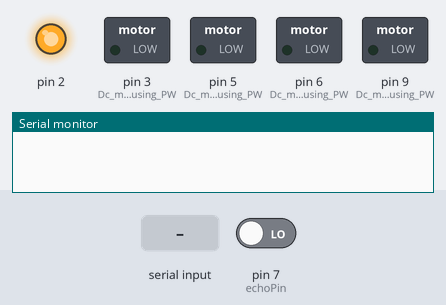
This sketch was run on a simulated Arduino Uno, built with avr-gcc and run on an emulated ATmega328P. Parts: switched loads named in the sketch (green lamp = pin HIGH), output pins drawn as LEDs (lit = HIGH), the last lines printed to the serial monitor. The test bench sets the inputs (shaded band); at power-on: pin 7 (echoPin) LOW. Storage starts empty; the audio player accepts every command and is not drawn; pins used as bus, display or sensor lines are not drawn.

Above: at 1.2 s.
1.3 s: "2\n" received over Serial
At 2.3 s:
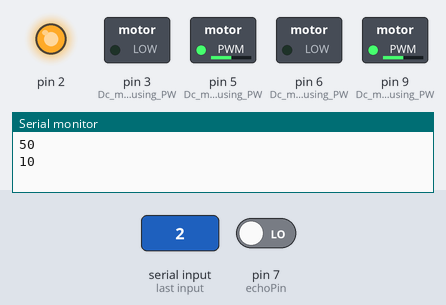
2.8 s: byte 51 ('3') received over Serial
At 3.4 s:
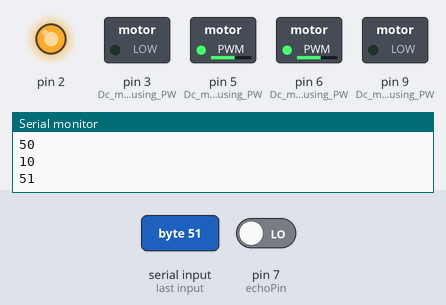
4.3 s: byte 52 ('4') received over Serial
At 5.5 s:
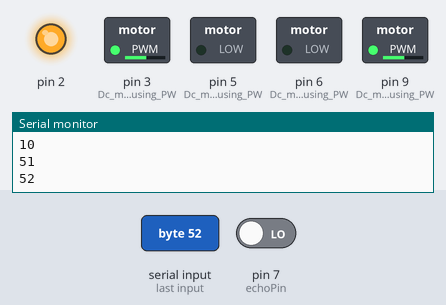
5.8 s: "1\n" received over Serial
At 8.0 s:
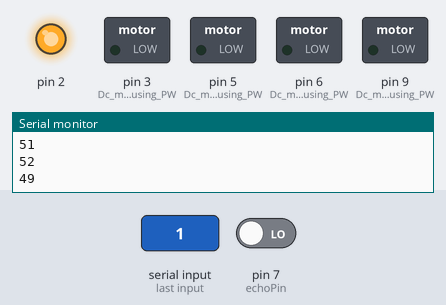
Timing chart, 0 to 12.3 s (numbered marks = the images above; inputs shaded):
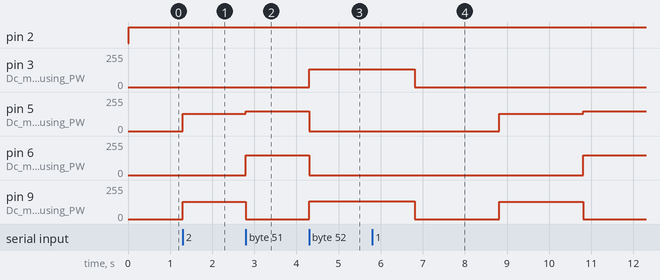

Measured:
- after the input at 1.3 s, pin 5 (Dc_motor_control_using_PW), pin 9 (Dc_motor_control_using_PW): 0/255 → 128/255 at once
- after the input at 2.8 s, pin 5 (Dc_motor_control_using_PW): 128/255 → 150/255 at once; pin 6 (Dc_motor_control_using_PW): 0/255 → 150/255 at once; pin 9 (Dc_motor_control_using_PW): 128/255 → 0/255 at once
- after the input at 4.3 s, pin 3 (Dc_motor_control_using_PW), pin 9 (Dc_motor_control_using_PW): 0/255 → 135/255 at once; pin 5 (Dc_motor_control_using_PW), pin 6 (Dc_motor_control_using_PW): 150/255 → 0/255 at once
- after the input at 5.8 s, pin 3 (Dc_motor_control_using_PW): 135/255 → 0/255 after 1.0 s; pin 5 (Dc_motor_control_using_PW): 0/255 → 128/255 after 3.0 s, → 150/255 2.0 s later; pin 6 (Dc_motor_control_using_PW): 0/255 → 150/255 after 5.0 s; pin 9 (Dc_motor_control_using_PW): 135/255 → 0/255 after 1.0 s, → 128/255 2.0 s later, → 0/255 2.0 s later

The sketch:

Motor_Test.ino
```cpp
#include "SD.h"
#define SD_ChipSelectPin 4
#include "TMRpcm.h"
#include "SPI.h"

const int trigPin = 8;
const int echoPin = 7;
long duration;

int data=0,x; //Variable for storing received data

TMRpcm tmrpcm;

void Front_Move()
{
  analogWrite(3,128);
  digitalWrite(5,LOW);
  analogWrite(6,128);
  digitalWrite(9,LOW);
}
void Back_Move()
{
  digitalWrite(3,LOW);
  analogWrite(5,128);
  digitalWrite(6,LOW);
  analogWrite(9,128);
}
void Stop_Move()
{
  digitalWrite(3,LOW);
  digitalWrite(5,LOW);
  digitalWrite(6,LOW);
  digitalWrite(9,LOW);
}
void Left_Spin()
{
  digitalWrite(3,LOW);
  analogWrite(5,150);
  analogWrite(6,150);
  digitalWrite(9,LOW);
}
void Right_Spin()
{
  analogWrite(3,135);
  digitalWrite(5,LOW);
  digitalWrite(6,LOW);
  analogWrite(9,135);
}
void setup()
{
    Serial.begin(9600); //Sets the baud for serial data transmission
    pinMode(3, OUTPUT); //Dc motor control using PWM
    pinMode(5, OUTPUT); //Dc motor control using PWM
    pinMode(6, OUTPUT); //Dc motor control using PWM
    pinMode(9, OUTPUT); //Dc motor control using PWM
    pinMode(2, OUTPUT);
    pinMode(trigPin, OUTPUT); // Sets the trigPin as an Output
    pinMode(echoPin, INPUT); // Sets the echoPin as an Input

    tmrpcm.speakerPin=10;
    Serial.begin(9600);
    if(!SD.begin(SD_ChipSelectPin))
    {
    Serial.println("SD fail");
    return;
    }
    tmrpcm.setVolume(6);
}
void loop()
{
  digitalWrite(2, HIGH);
   if(Serial.available() > 0)  // Send data only when you receive data:
   {
      data = Serial.read();        //Read the  incoming  data and store it into variable data
      Serial.print(data);          //Print Value inside data in Serial monitor
      Serial.print("\n");          //New line
   }
      if(data == '1')              // Checks whether value of data is equal to 1
         {
            digitalWrite(trigPin, HIGH);
            delay(10);
            digitalWrite(trigPin, LOW);
// Reads the echoPin, returns the sound wave travel time in microseconds
            duration = pulseIn(echoPin, HIGH);
// Calculating the distance
            x= duration*0.034/2;
         if(x>20)
         {
         Front_Move();
         }
         else
         {
          tmrpcm.play("1.wav");
         Stop_Move();
         delay(2000);
         Back_Move();
         delay(2000);
         Left_Spin();
         delay(2000);
         }
        }
      else if(data == '2')         //  Checks  whether value of data is equal to 0
          {
         Back_Move();
         }
      else if(data == '3')         //  Checks  whether value of data is equal to 0
          {
         Left_Spin();
         }
      else if(data == '4')         //  Checks  whether value of data is equal to 0
          {
         Right_Spin(); ;
         }
      else if(data == '5')         //  Checks  whether value of data is equal to 0
          {
         Stop_Move();
         }
      else if(data == '6')         //  Checks  whether value of data is equal to 0
          {
         tmrpcm.play("7.wav");
         }
       else if(data == '7')         //  Checks  whether value of data is equal to 0
          {
         tmrpcm.play("8.wav");
         }
       else if(data == '8')         //  Checks  whether value of data is equal to 0
          {
         tmrpcm.play("9.wav");
         }
       else if(data == '9')         //  Checks  whether value of data is equal to 0
          {
         tmrpcm.play("10.wav");
         }

}
```
